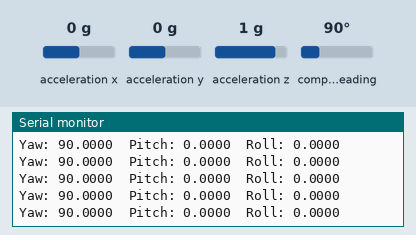
Recording of a sketch running on a simulated Arduino Uno, built with avr-gcc and run on an emulated ATmega328P. Shown: the last lines printed to the serial monitor. The test bench sets the inputs (shaded band); at power-on: acceleration x 0 g, acceleration z 1 g, acceleration y 0 g, compass heading 90°.

Above: at 2.2 s.
2.3 s: acceleration x set to -1.4 g
At 2.31 s:
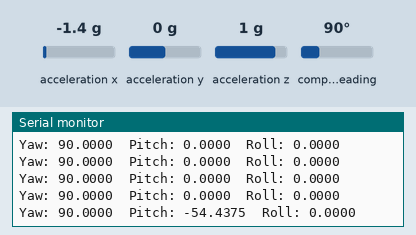
3.8 s: acceleration z set to 0.8 g
At 3.83 s:
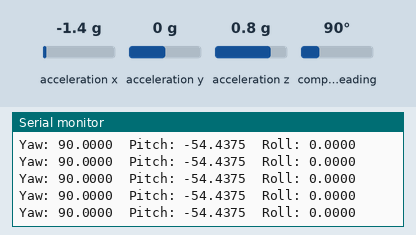
6.8 s: acceleration y set to -1.4 g
At 6.88 s:
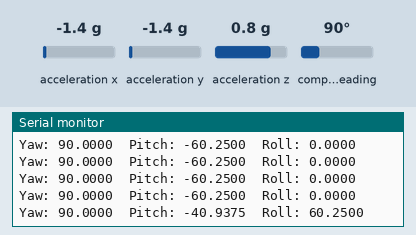
8.3 s: compass heading set to 7°
At 8.3 s:
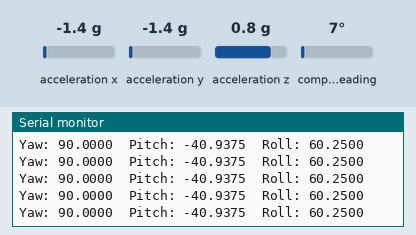
9.8 s: compass heading set to 269°
At 9.82 s:
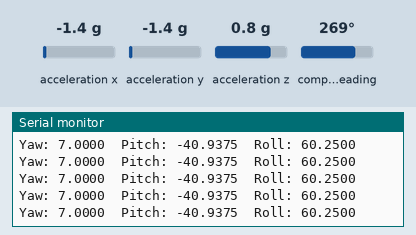
Timing chart, 0 to 12.8 s (numbered marks = the images above; inputs shaded):
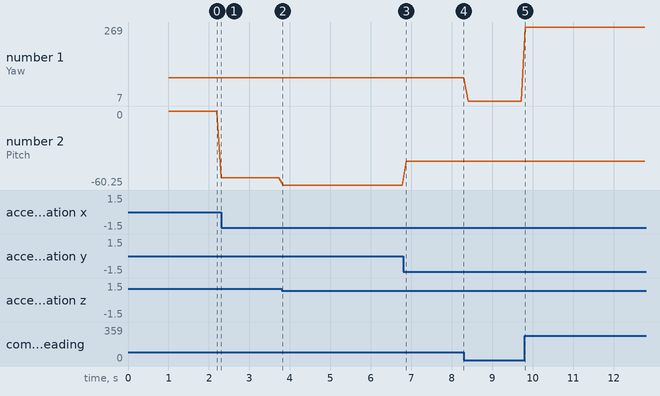

The sketch:

IMU.ino
```cpp
#include <Arduino_FreeRTOS.h>
#include <Wire.h>
#include <Adafruit_Sensor.h>
#include <Adafruit_BNO055.h>
#include <utility/imumaths.h>

// Initialize
Adafruit_BNO055 bno = Adafruit_BNO055(55);

// Register Task
void TaskIMU( void *pvParameters );

// Task
void TaskIMU(void *pvParameters)
{
  (void) pvParameters;

  for (;;)
  {
    // Get a new sensor event
    sensors_event_t event;
    bno.getEvent(&event);

    /* Display the floating point data */
    Serial.print("Yaw: ");
    Serial.print(event.orientation.x, 4);
    Serial.print("\tPitch: ");
    Serial.print(event.orientation.y, 4);
    Serial.print("\tRoll: ");
    Serial.print(event.orientation.z, 4);
    Serial.println("");

    // Seven tick delay (105ms) in between reads for stability
    vTaskDelay(7);
  }
}

void setup() {

  Serial.begin(9600);
  Serial.println("Orientation Sensor"); Serial.println("");

  /* Initialise the sensor */
  if(!bno.begin())
  {
    /* There was a problem detecting the BNO055 ... check your connections */
    Serial.print("Ooops, no BNO055 detected ... Check your wiring or I2C ADDR!");
    while(1);
  }

  delay(1000);

  bno.setExtCrystalUse(true);

  xTaskCreate(
    TaskIMU
    ,  "ReadIMU"
    ,  128  // Stack size
    ,  NULL
    ,  2  // Priority
    ,  NULL );
}

void loop() {
  // put your main code here, to run repeatedly:

}
```

Measured:
- after the input at 2.3 s, the serial monitor: prints a new line at once (image 1)
- after the input at 6.8 s, the serial monitor: prints a new line after 0.08 s (image 3)
- plotted number 1: 90 → 7 after the input at 8.3 s, 7 → 269 after the input at 9.8 s
- plotted number 2: 0 → -54.44 after the input at 2.3 s, -54.44 → -60.25 after the input at 3.8 s, -60.25 → -40.94 after the input at 6.8 s
